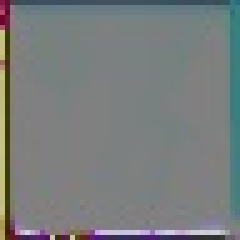
#> input picture data/latent1118/100281/lat.jpg, 48 x 48 px, found by its file name (shown 5 times larger)
$ jupyter execute Untitled2.ipynb   (shell and % lines are left out)
#> lines starting #> are read from the running program, lines starting #| are printed output that depends on the picture
[cell 1]
import cv2
import numpy  as np
import matplotlib.pyplot as plt

[cell 2]
im = cv2.imread("./data/latent/10179/lat.jpg")
#> im is the input picture: shape (48, 48, 3); mean B, G, R 125.3, 125.2, 120.7

[cell 3]
im

[cell 4]
plt.imshow(im[:,:,0])
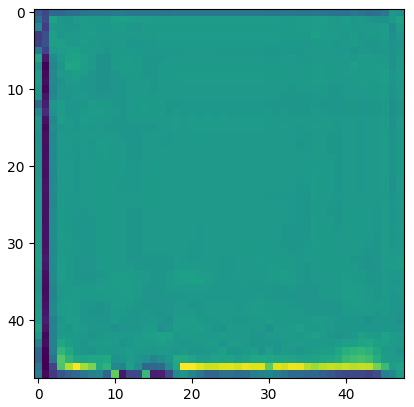
#> figure drawn by matplotlib, 1 panel

[cell 5]
plt.imshow(im[:,:,1])
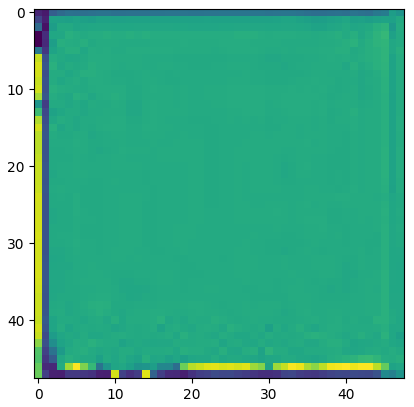
#> figure drawn by matplotlib, 1 panel

[cell 6]
plt.imshow(im[:,:,2])
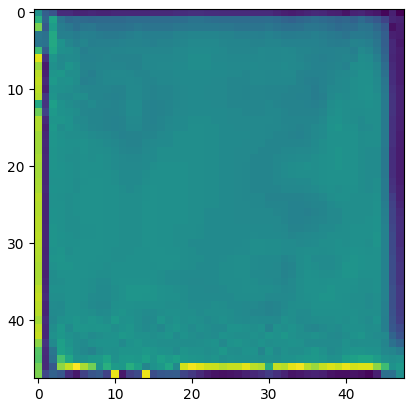
#> figure drawn by matplotlib, 1 panel

[cell 7]
test_image = cv2.imread("./data/latent/10179/lat.jpg", 0) #グレースケール画像として読み込む.
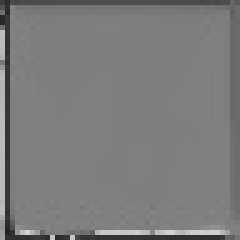
#> test_image: shape (48, 48) (shown 5 times larger); min 34, max 212, mean 123.9
plt.imshow(test_image)
plt.show()
